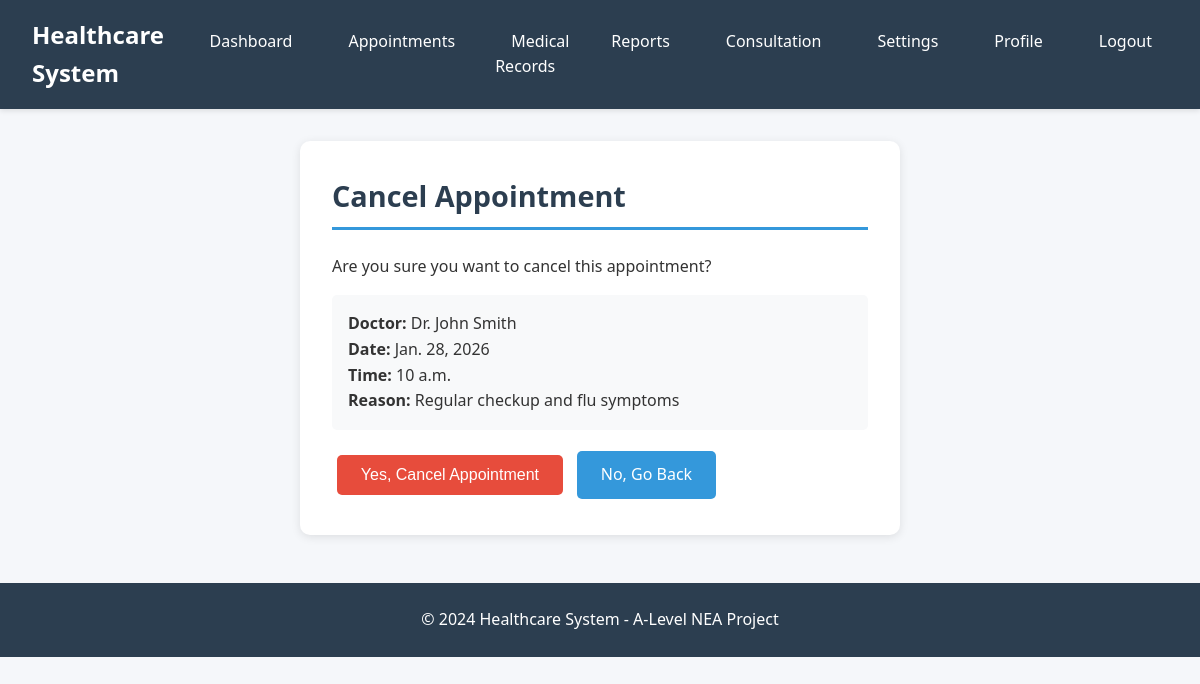
The page /appointments/1/cancel/ (signed in) on the database its author committed.
### appointments/models.py (models this page shows, shortened)
class Appointment(models.Model):
    STATUS_CHOICES = [
        ('scheduled', 'Scheduled'),
        ('confirmed', 'Confirmed'),
        ('completed', 'Completed'),
        ('cancelled', 'Cancelled'),
        ('rescheduled', 'Rescheduled'),
    ]
    patient = models.ForeignKey(PatientProfile, on_delete=models.CASCADE, related_name='appointments')
    doctor = models.ForeignKey(DoctorProfile, on_delete=models.CASCADE, related_name='appointments')
    appointment_date = models.DateField()
    appointment_time = models.TimeField()
    status = models.CharField(max_length=20, choices=STATUS_CHOICES, default='scheduled')
    reason = models.TextField()
    notes = models.TextField(blank=True)
    created_at = models.DateTimeField(auto_now_add=True)
    updated_at = models.DateTimeField(auto_now=True)
    class Meta:
        ordering = ['-appointment_date', '-appointment_time']
        unique_together = ['doctor', 'appointment_date', 'appointment_time']

### accounts/models.py (models this page shows, shortened)
class DoctorProfile(models.Model):
    user_profile = models.OneToOneField(UserProfile, on_delete=models.CASCADE, related_name='doctor_info')
    specialization = models.CharField(max_length=100)
    qualification = models.CharField(max_length=200)
    experience_years = models.IntegerField(default=0)
    license_number = models.CharField(max_length=50, unique=True)
    consultation_fee = models.DecimalField(max_digits=10, decimal_places=2, default=0.00)
    available = models.BooleanField(default=True)
    bio = models.TextField(blank=True)

class UserProfile(models.Model):
    USER_TYPE_CHOICES = [
        ('doctor', 'Doctor'),
        ('patient', 'Patient'),
    ]
    user = models.OneToOneField(User, on_delete=models.CASCADE, related_name='profile')
    user_type = models.CharField(max_length=10, choices=USER_TYPE_CHOICES)
    phone_number = models.CharField(max_length=15, blank=True)
    date_of_birth = models.DateField(null=True, blank=True)
    address = models.TextField(blank=True)
    profile_picture = models.ImageField(upload_to='profile_pics/', blank=True, null=True)
    created_at = models.DateTimeField(auto_now_add=True)
    updated_at = models.DateTimeField(auto_now=True)
    email_notifications = models.BooleanField(default=True)
    sms_notifications = models.BooleanField(default=False)

### appointments/views.py (the view)
# urls.py: path('<int:pk>/cancel/', views.cancel_appointment, name='cancel'),
@login_required
def cancel_appointment(request, pk):
    appointment = get_object_or_404(Appointment, pk=pk)
    user_profile = UserProfile.objects.get(user=request.user)
    if user_profile.user_type == 'patient':
        patient_profile = PatientProfile.objects.get(user_profile=user_profile)
        if appointment.patient != patient_profile:
            messages.error(request, 'You do not have permission to cancel this appointment.')
            return redirect('dashboard:home')
    if request.method == 'POST':
        appointment.status = 'cancelled'
        appointment.save()
        messages.success(request, 'Appointment cancelled successfully.')
        return redirect('appointments:appointment_list')
    context = {
        'appointment': appointment,
        'user_profile': user_profile,
    }
    return render(request, 'appointments/cancel_appointment.html', context)

### templates/appointments/cancel_appointment.html (shortened to what this page needs)
{% extends 'base.html' %}
{% block content %}
<div class="card" style="max-width: 600px; margin: 2rem auto;">
    <h2 class="card-header">Cancel Appointment</h2>
    <p style="margin-bottom: 1rem;">Are you sure you want to cancel this appointment?</p>
    <div style="background-color: #f8f9fa; padding: 1rem; border-radius: 5px; margin-bottom: 1rem;">
        <p><strong>Doctor:</strong> Dr. {{ appointment.doctor.user_profile.user.get_full_name }}</p>
        <p><strong>Date:</strong> {{ appointment.appointment_date }}</p>
        <p><strong>Time:</strong> {{ appointment.appointment_time }}</p>
        <p><strong>Reason:</strong> {{ appointment.reason }}</p>
    </div>
    <form method="post">
        <button type="submit" class="btn btn-danger">Yes, Cancel Appointment</button>
        <a href="{% url 'appointments:appointment_detail' appointment.id %}" class="btn">No, Go Back</a>
    </form>
</div>
{% endblock %}

### templates/base.html (style rules this page uses)
* { margin: 0; padding: 0; box-sizing: border-box; }
body { font-family: 'Segoe UI', Tahoma, Geneva, Verdana, sans-serif; background-color: #f5f7fa; color: #333; line-height: 1.6; }
.card { background: white; border-radius: 10px; padding: 2rem; margin-bottom: 2rem; box-shadow: 0 2px 10px rgba(0,0,0,0.1); }
.card-header { font-size: 1.8rem; margin-bottom: 1.5rem; color: #2c3e50; border-bottom: 3px solid #3498db; padding-bottom: 0.5rem; }
.btn { display: inline-block; padding: 0.7rem 1.5rem; background-color: #3498db; color: white; text-decoration: none; border-radius: 5px; border: none; cursor: pointer; font-size: 1rem; transition: background-color 0.3s; margin: 0.3rem; }
.btn-danger { background-color: #e74c3c; }

### rows shown on the page
Appointment: doctor.user_profile.user.get_full_name "John Smith", appointment_date "Jan. 28, 2026", appointment_time "10 a.m.", reason "Regular checkup and flu symptoms"
